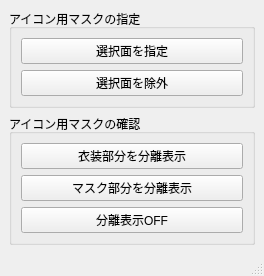
<?xml version="1.0" encoding="UTF-8"?>
<ui version="4.0">
 <class>MainWindow</class>
 <widget class="QMainWindow" name="MainWindow">
  <property name="geometry">
   <rect>
    <x>0</x>
    <y>0</y>
    <width>264</width>
    <height>247</height>
   </rect>
  </property>
  <property name="windowTitle">
   <string>MainWindow</string>
  </property>
  <widget class="QWidget" name="centralwidget">
   <layout class="QVBoxLayout" name="verticalLayout">
    <item>
     <widget class="QGroupBox" name="groupBox">
      <property name="title">
       <string>アイコン用マスクの指定</string>
      </property>
      <layout class="QVBoxLayout" name="verticalLayout_2">
       <item>
        <widget class="QPushButton" name="add_face_button">
         <property name="text">
          <string>選択面を指定</string>
         </property>
        </widget>
       </item>
       <item>
        <widget class="QPushButton" name="rem_face_button">
         <property name="text">
          <string>選択面を除外</string>
         </property>
        </widget>
       </item>
      </layout>
     </widget>
    </item>
    <item>
     <widget class="QGroupBox" name="groupBox_2">
      <property name="title">
       <string>アイコン用マスクの確認</string>
      </property>
      <layout class="QVBoxLayout" name="verticalLayout_3">
       <item>
        <widget class="QPushButton" name="view_body_button">
         <property name="text">
          <string>衣装部分を分離表示</string>
         </property>
        </widget>
       </item>
       <item>
        <widget class="QPushButton" name="view_mask_button">
         <property name="text">
          <string>マスク部分を分離表示</string>
         </property>
        </widget>
       </item>
       <item>
        <widget class="QPushButton" name="isolate_off_button">
         <property name="text">
          <string>分離表示OFF</string>
         </property>
        </widget>
       </item>
      </layout>
     </widget>
    </item>
    <item>
     <spacer name="verticalSpacer">
      <property name="orientation">
       <enum>Qt::Vertical</enum>
      </property>
      <property name="sizeHint" stdset="0">
       <size>
        <width>20</width>
        <height>40</height>
       </size>
      </property>
     </spacer>
    </item>
   </layout>
  </widget>
  <widget class="QStatusBar" name="statusbar"/>
 </widget>
 <resources/>
 <connections/>
</ui>
